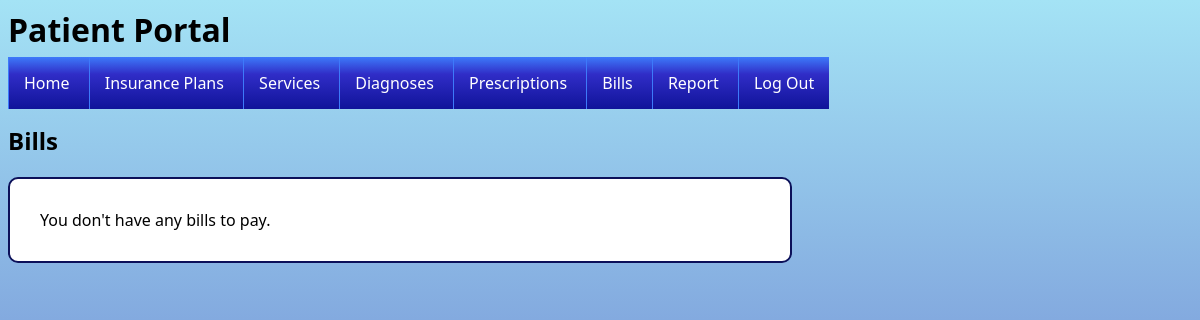
/patient-bills.php (signed in), run on an earlier commit of the app's database.
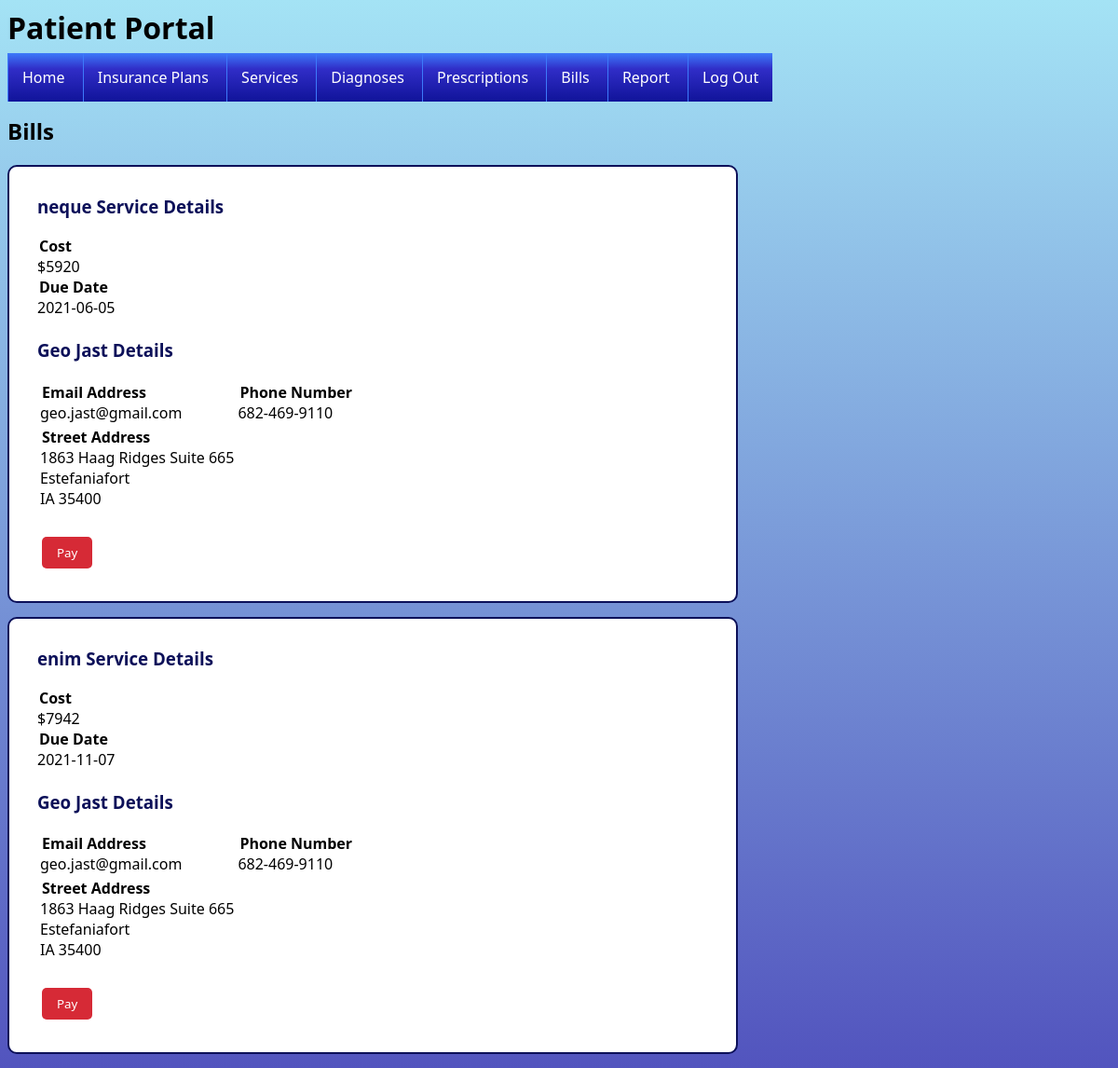
And on a later commit of the database.
### tables this page shows
CREATE TABLE Services (
	ServiceID INT(10) NOT NULL AUTO_INCREMENT,
	Name TEXT NOT NULL,
	Cost INT NOT NULL,
	PRIMARY KEY (ServiceID),
	UNIQUE (Name),
	CHECK (Cost >= 2000 AND Cost <= 10000)
)
COLLATE='utf8_general_ci';

CREATE TABLE ServiceBills (
	ServiceBillID INT(10) NOT NULL AUTO_INCREMENT,
	PatientID INT(10) NOT NULL,
	ServiceID INT(10) NOT NULL,
	DoctorID INT(10) NOT NULL,
	DueDate DATE NOT NULL,
	PRIMARY KEY(ServiceBillID),
	FOREIGN KEY (PatientID) REFERENCES Patients(PatientID),
	FOREIGN KEY (ServiceID) REFERENCES Services(ServiceID),
	FOREIGN KEY (DoctorID) REFERENCES Doctors(DoctorID)
)
COLLATE='utf8_general_ci';

CREATE TABLE Doctors (
	DoctorID INT(10) NOT NULL AUTO_INCREMENT,
	HospitalID INT(10) NOT NULL,
	FirstName TEXT NOT NULL,
	LastName TEXT NOT NULL,
	EmailAddress TEXT NOT NULL,
	PhoneNumber CHAR(12) NOT NULL,
	AddressID INT(10) NOT NULL,
	Password VARCHAR(20) NOT NULL,
	PRIMARY KEY (DoctorID),
	FOREIGN KEY (HospitalID) REFERENCES Hospitals(HospitalID),
	FOREIGN KEY (AddressID) REFERENCES Addresses(AddressID),
	UNIQUE (EmailAddress),
	UNIQUE (PhoneNumber),
	CHECK (EmailAddress REGEXP '[A-Za-z0-9.]*@[A-Za-z0-9.]*\.[A-Za-z0-9]*'),
	CHECK (PhoneNumber REGEXP '[0-9]{3}-[0-9]{3}-[0-9]{4}')
)
COLLATE='utf8_general_ci';

CREATE TABLE Addresses (
	AddressID INT(10) NOT NULL AUTO_INCREMENT,
	Street TEXT NOT NULL,
	City TEXT NOT NULL,
	StateCode CHAR(2) NOT NULL,
	ZipCode CHAR(5) NOT NULL,
	PRIMARY KEY (AddressID),
	UNIQUE (Street, City, StateCode, ZipCode),
	CHECK (StateCode REGEXP '[A-Z]{2}'),
	CHECK (ZipCode REGEXP '[0-9]{5}')
)
COLLATE='utf8_general_ci';

### patient-bills.php (the view, shortened to what this page needs)
<?php
include 'includes/dbconn.php';
$conn = new mysqli($servername, $username, "", "db1", $sqlport, $socket);
$patientID = $_SESSION['PATIENT_ID'];
?>
<html>
	<head>
		<link href = 'style.css' rel = 'stylesheet'>
	</head>
	<body>
		<?php
		require "patient-header.php";
		echo "<h2>Bills</h2>";
		$query = mysqli_query($conn, "SELECT * FROM ServiceBills WHERE PatientID = '$patientID' AND DueDate >= CURDATE() ORDER BY DueDate");
		$result = mysqli_fetch_assoc($query);
		if(!$result)
		{
			echo	"<div class = \"infoBox patient\">
						<span>You don't have any bills to pay.</span>
					</div>";
		}
		else
		{
			while($result)
			{
				$service = mysqli_fetch_assoc(mysqli_query($conn, "SELECT * FROM Services WHERE ServiceID = '" . $result['ServiceID'] . "'"));
				$doctor = mysqli_fetch_assoc(mysqli_query($conn, "SELECT * FROM Doctors WHERE DoctorID = '" . $result['DoctorID'] . "'"));
				$address = mysqli_fetch_assoc(mysqli_query($conn, "SELECT * FROM Addresses WHERE AddressID = '" . $doctor['AddressID'] . "'"));
				echo	"<form name = payBillsForm class = patient action = patient-bills.php method = post>
							<section class = formHeader>
								<h3>" . $service['Name'] . " Details</h3>
							</section>
							<section class = infoFields>
								<legend>Cost</legend>
								<span>$" . $service['Cost'] . "</span>
								<legend>Due Date</legend>
								<span>" . $result['DueDate'] . "</span>
							</section>
							</br>
							<section class = formHeader>
								<h3>" . $doctor['FirstName'] . " " . $doctor['LastName'] . " Details</h3>
							</section>
							<table class = infoFields>
								<tr>
									<td>
										<legend>Email Address</legend>
										<span>" . $doctor['EmailAddress'] . "</span>
									</td>
									<td>
										<legend>Phone Number</legend>
										<span>" . $doctor['PhoneNumber'] . "</span>
									</td>
								</tr>
								<tr>
									<td>
										<legend>Street Address</legend>
										<span>" . $address['Street'] . "</span>
										</br>
										<span>" . $address['City'] . "</span>
										</br>
										<span>" . $address['StateCode'] . " " . $address['ZipCode'] . "</span>
									</td>
								</tr>
							</table>
							</br>
							<section class = formButtons>
								<input name = " . $result['ServiceBillID'] . " class = \"button red\" type = submit value = Pay />
							</section>
						</form>";
				$result = mysqli_fetch_assoc($query);
			}
		}
		?>
	</body>
</html>

What changed in the data, as far as the page shows it:
now on this page (row unchanged): services: Name "neque Service", Cost "5920"
added servicebills: DueDate "2021-06-05"
now on this page (row edited): doctors: FirstName "Geo", LastName "Jast", EmailAddress "geo.jast@gmail.com", PhoneNumber "682-469-9110"
now on this page (row unchanged): addresses: Street "1863 Haag Ridges Suite 665", City "Estefaniafort", StateCode "IA", ZipCode "35400"
now on this page (row unchanged): services: Name "enim Service", Cost "7942"
added servicebills: DueDate "2021-11-07"
Also different on the page:
new list line: "Details Cost $ Due Date Details Email Address Phone Number Street Address Pay"
text no longer shown: "You don't have any bills to pay."
